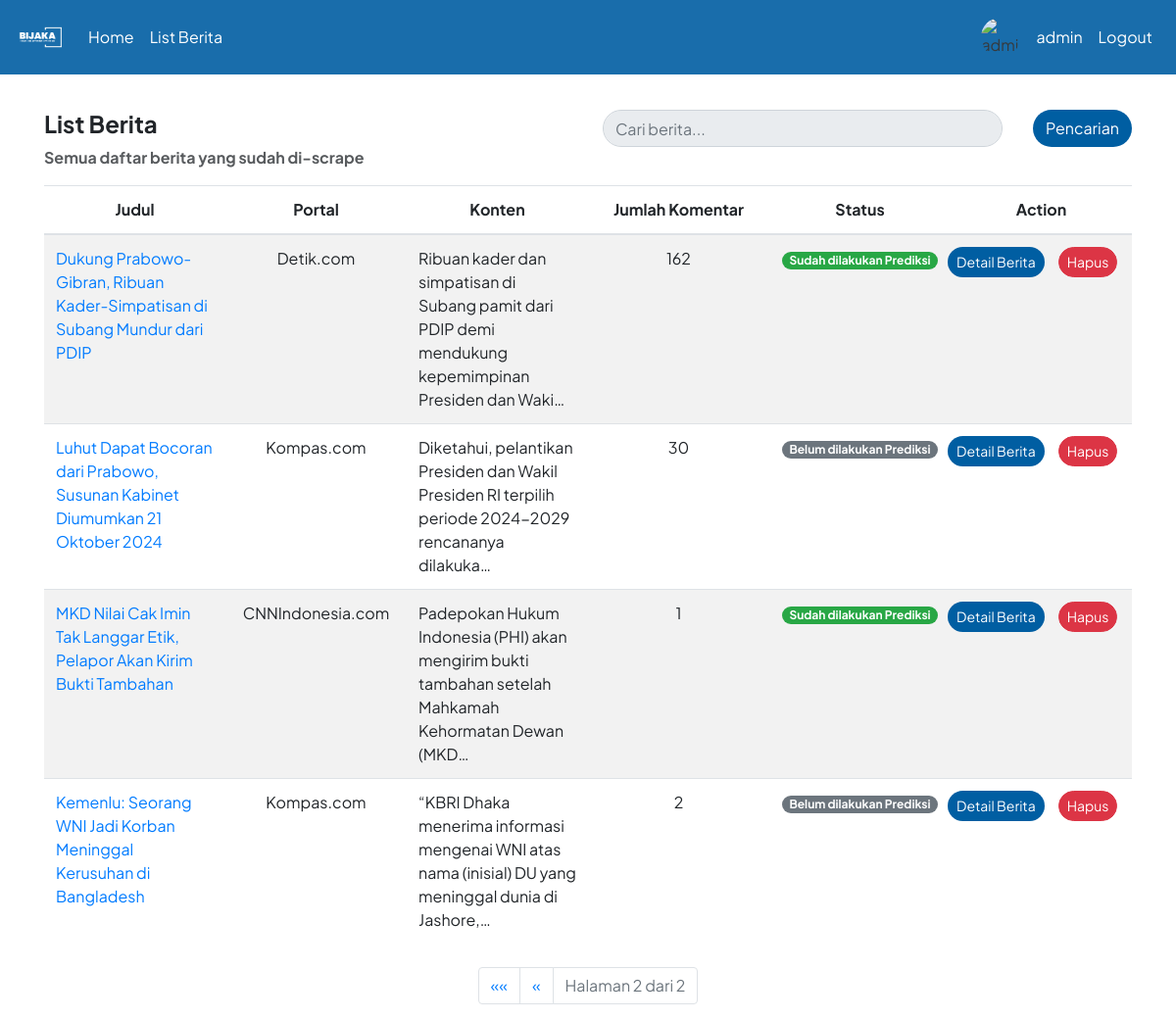
The app's page /list_berita/?page=2 (signed in) with its own data.
### hateapp/models.py (models this page shows, shortened)
class Berita(models.Model):
    id = models.CharField(primary_key=True, max_length=8, default=generate_short_uuid, editable=False, unique=True)
    link = models.URLField()
    portal = models.CharField(max_length=50)
    judul = models.CharField(max_length=255)
    konten = models.TextField()
    jumlah_komentar = models.PositiveIntegerField()
    timestamp_scrape = models.DateTimeField(verbose_name='Timestamp Scrape')
    @property
    def status_prediksi(self):
        return all(komentar.prediksi is not None for komentar in self.komentar_set.all())

### hateapp/views.py (the view)
# urls.py: path('list_berita/', views.list_berita, name="list_berita"),
def list_berita(request):
    form = BeritaSearchForm(request.GET)
    berita_list = Berita.objects.order_by('-timestamp_scrape')
    if form.is_valid():
        search_query = form.cleaned_data['search']
        if search_query:
            berita_list = berita_list.filter(
                Q(judul__icontains=search_query) |
                Q(portal__icontains=search_query) |
                Q(konten__icontains=search_query)
            )
    page = request.GET.get('page', 1)
    paginator = Paginator(berita_list, 5)
    try:
        berita = paginator.page(page)
    except PageNotAnInteger:
        berita = paginator.page(1)
    except EmptyPage:
        berita = paginator.page(paginator.num_pages)
    return render(request, 'list_berita.html', {'berita_list': berita, 'berita': berita, 'form': form})

### hateapp/forms.py
class BeritaSearchForm(forms.Form):
    search = forms.CharField(max_length=255, required=False)

### templates/list_berita.html (shortened to what this page needs)
{% extends 'base.html' %}
{% block content %}
<div class="row">
    <div class="col-6">
        <h4><strong>List Berita</strong></h4>
        <p style="opacity: 0.75;"><strong>Semua daftar berita yang sudah di-scrape</strong></p>
    </div>
    <div class="col-6 text-left">
        <form method="get" action="{% url 'list_berita' %}">
            <div class="form-group">
                <div class="input-group mb-3">
                    <input style="border-radius: 20px;" type="text" class="form-control" placeholder="Cari berita..." name="search" value="{{ request.GET.search }}" autocomplete="off" readonly onfocus="this.removeAttribute('readonly');">
                    <div class="input-group-append">
                        <button class="btn" type="submit" style="background-color: #005EA2; color: #fff; border-radius: 20px; margin-left: 2em;">Pencarian</button>
                    </div>
                </div>
            </div>
        </form>
    </div>
</div>
<table class="table table-striped" style="table-layout: fixed; width: 100%;">
    <thead class="text-center">
        <tr>
            <th>Judul</th>
            <th>Portal</th>
            <th>Konten</th>
            <th>Jumlah Komentar</th>
            <th>Status</th>
            <th>Action</th>
        </tr>
    </thead>
    <tbody>
        {% for berita in berita_list %}
            <tr>
                <td style="width: 20%; text-wrap: wrap;"><a href="{{berita.link}}" class="text-decoration-none" target="_blank">{{ berita.judul }}</a></td>
                <td class="text-center" style="width: 15%;">{{ berita.portal }}</td>
                <td style="width: 35%;">{{ berita.konten|truncatechars:100 }}</td>
                <td class="text-center" style="width: 10%;">{{ berita.jumlah_komentar }}</td>
                <td class="text-center" style="width: 5%;">
                    {% if berita.status_prediksi %}
                        <span class="badge badge-pill badge-success">Sudah dilakukan Prediksi</span>
                    {% else %}
                        <span class="badge badge-pill badge-secondary">Belum dilakukan Prediksi</span>
                    {% endif %}
                </td>
                <td class="text-center" style="width: 5%;">
                    {% if user.is_staff %}
                    <div class="row">
                        <a href="{% url 'detail_berita' berita_id=berita.id %}" class="btn btn-sm" style="background-color: #005EA2; color: #fff; border-radius: 20px; margin-right: 1em;">Detail Berita</a>
                        <button type="button" class="btn btn-sm btn-danger" data-toggle="modal" data-target="#deleteModal{{ berita.id }}" style="border-radius: 20px;">
                            Hapus
                        </button>
                    </div>
                {% else %}
                        <a href="{% url 'detail_berita' berita_id=berita.id %}" class="btn btn-sm" style="background-color: #005EA2; color: #fff; border-radius: 20px; margin-right: 1em;">Detail Berita</a>
                {% endif %}
                </td>
            </tr>
        {% endfor %}
    </tbody>
</table>
    <div class="pagination mt-4 d-flex justify-content-center">
        <ul class="pagination justify-content-center">
            {% if berita.has_previous %}
                <li class="page-item">
                    <a class="page-link" href="?page=1" aria-label="First">
                        <span aria-hidden="true">&laquo;&laquo;</span>
                    </a>
                </li>
                <li class="page-item">
                    <a class="page-link" href="?page={{ berita.previous_page_number }}" aria-label="Previous">
                        <span aria-hidden="true">&laquo;</span>
                    </a>
                </li>
            {% endif %}
            <li class="page-item disabled">
                <span class="page-link">
                    Halaman {{ berita.number }} dari {{ berita.paginator.num_pages }}
                </span>
            </li>
        </ul>
    </div>
{% endblock %}

### templates/base.html (shortened to what this page needs)
<!DOCTYPE html>
{% load static %}
{% load avatar_tags %}
<html lang="en">
<head>
    <link rel="stylesheet" href="static/style.css">
    <link rel="stylesheet" href="https://cdn.jsdelivr.net/npm/bootstrap@4.6.2/dist/css/bootstrap.min.css">
</head>
<body>
  <nav class="navbar navbar-expand-lg navbar-light fixed-top" style="background-color: #005EA2; opacity: 0.90">
    <a class="navbar-brand" href="#" style="color: white; display: flex; align-items: center;">
      <img src="{% static 'bijaka.png' %}" alt="Deskripsi gambar" style="width: 50px; height: 50px; object-fit: cover; border-radius: 50%;">
  </a>
    <div class="collapse navbar-collapse" id="navbarNav">
      <ul class="navbar-nav">
        <li class="nav-item">
          <a class="nav-link" href="{% url 'berita' %}" style="color: white;">Home</a>
        </li>
        <li class="nav-item">
          <a class="nav-link" href="{% url 'list_berita' %}" style="color: white;">List Berita</a>
        </li>
      </ul>
      <ul class="navbar-nav ml-auto">
        {% if user.is_authenticated %}
            <li class="nav-item">
              <div class="d-flex align-items-center">
                <img src="{% avatar_url user 24 %}" style="width: 40px; height: 40px;" alt="{{ user.username }} Avatar" class="rounded-circle mr-2">
                <a class="nav-link" href="#" data-toggle="modal" data-target="#logoutModal" style="color: white;">
                    {{ user.username }}
                </a>
            </div>
            </li>
            <li class="nav-item">
                <a class="nav-link" href="#" data-toggle="modal" data-target="#logoutModal" style="color: white;">Logout</a>
            </li>
        {% else %}
            <li class="nav-item">
                <a class="nav-link" href="{% url 'login' %}" style="color: white;">Login</a>
            </li>
        {% endif %}
    </ul>
    </div>
</nav>
<div class="container mt-4" style="margin-top: 7em !important;">
        {% block content %}
        {% endblock %}
    </div>
</body>
</html>

### templates/base.html (style rules this page uses)
h2, h1, p, div, a { font-family: 'Plus Jakarta Sans', sans-serif; }

### records on screen
Berita: judul "Dukung Prabowo-Gibran, Ribuan Kader-Simpatisan di Subang Mundur dari PDIP", portal "Detik.com", konten "Ribuan kader dan simpatisan di Subang pamit dari PDIP demi mendukung kepemimpinan Presiden dan Waki…", jumlah_komentar "162", shows "Sudah dilakukan Prediksi"
Berita: judul "Luhut Dapat Bocoran dari Prabowo, Susunan Kabinet Diumumkan 21 Oktober 2024", portal "Kompas.com", konten "Diketahui, pelantikan Presiden dan Wakil Presiden RI terpilih periode 2024-2029 rencananya dilakuka…", jumlah_komentar "30", shows "Belum dilakukan Prediksi"
Berita: judul "MKD Nilai Cak Imin Tak Langgar Etik, Pelapor Akan Kirim Bukti Tambahan", portal "CNNIndonesia.com", konten "Padepokan Hukum Indonesia (PHI) akan mengirim bukti tambahan setelah Mahkamah Kehormatan Dewan (MKD…", jumlah_komentar "1", shows "Sudah dilakukan Prediksi"
Berita: judul "Kemenlu: Seorang WNI Jadi Korban Meninggal Kerusuhan di Bangladesh", portal "Kompas.com", konten "“KBRI Dhaka menerima informasi mengenai WNI atas nama (inisial) DU yang meninggal dunia di Jashore,…", jumlah_komentar "2", shows "Belum dilakukan Prediksi"

### other values on screen
{{ user.username }} "admin"
{{ berita.number }} "2"
{{ berita.paginator.num_pages }} "2"
